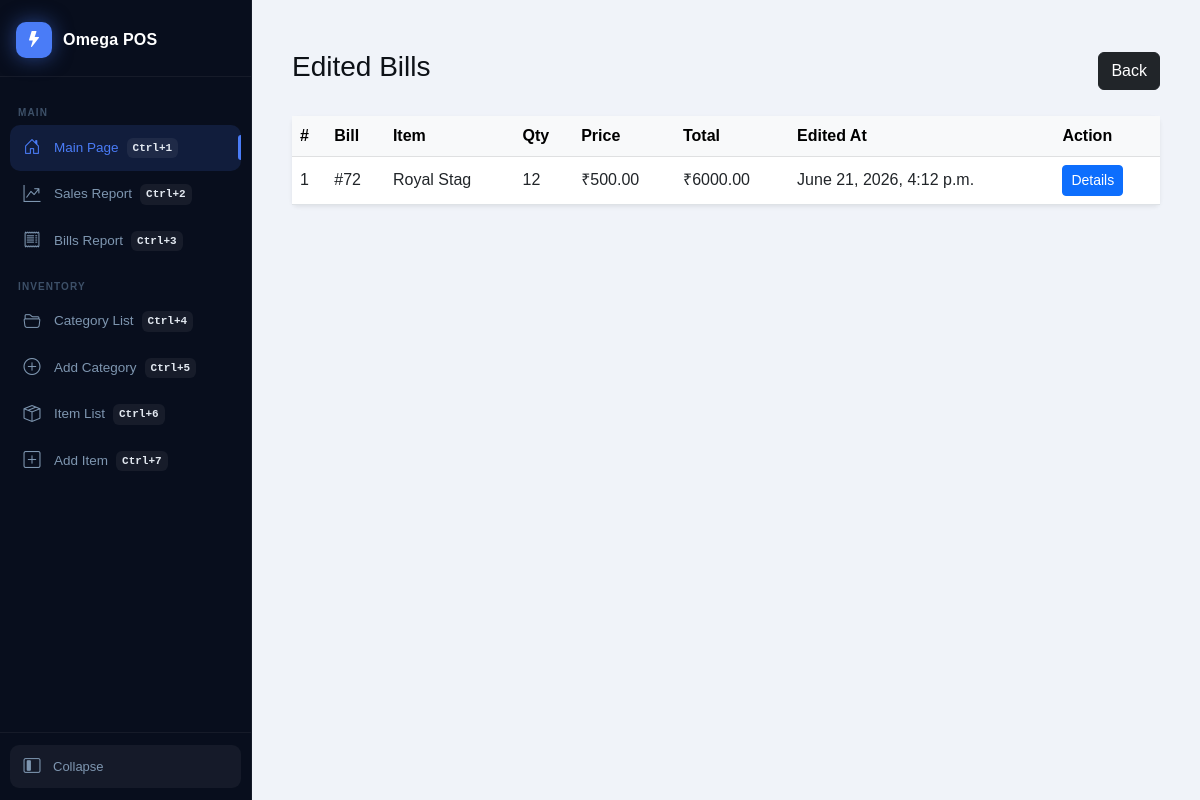
/edited-bills/, run on the app's committed database.
### billing/models.py (models this page shows, shortened)
class Item(models.Model):
    name = models.CharField(max_length=100)
    category = models.ForeignKey(
        Category,
        on_delete=models.CASCADE,
        null=True,
        blank=True
    )
    price1 = models.DecimalField(
        max_digits=10,
        decimal_places=2,
        default=0
    )
    price2 = models.DecimalField(
        max_digits=10,
        decimal_places=2,
        default=0
    )
    price3 = models.DecimalField(
        max_digits=10,
        decimal_places=2,
        default=0
    )

class EditedBillHistory(models.Model):
    bill = models.ForeignKey(
        Bill,
        on_delete=models.CASCADE
    )
    item = models.ForeignKey(
        Item,
        on_delete=models.CASCADE
    )
    old_qty = models.IntegerField()
    new_qty = models.IntegerField()
    old_price = models.DecimalField(
        max_digits=10,
        decimal_places=2
    )
    new_price = models.DecimalField(
        max_digits=10,
        decimal_places=2
    )
    edited_at = models.DateTimeField(
        auto_now_add=True
    )

### billing/views.py (the view)
def edited_bills(request):
    history = EditedBillHistory.objects.select_related(
        'bill',
        'item'
    ).order_by(
        '-edited_at'
    )
    data = []
    seen = set()
    for h in history:
        key = (
            h.bill_id,
            h.item_id
        )
        if key in seen:
            continue
        seen.add(key)
        data.append({
            "id": h.bill.id,
            "bill_id": h.bill.id,
            "item_name": h.item.name,
            "qty": h.new_qty,
            "price": h.new_price,
            "total": h.new_qty * h.new_price,
            "edited_at": h.edited_at
        })
    return render(
        request,
        "edited_bills.html",
        {
            "edited_items": data
        }
    )

### billing/templates/edited_bills.html
{% extends 'layouts/base.html' %}
{% block content %}
<div class="container mt-4">
    <div class="d-flex justify-content-between align-items-center mb-4">
        <h3>Edited Bills</h3>
        <a href="/sales-report-page/" class="btn btn-dark">
            Back
        </a>
    </div>
    <div class="card shadow-sm border-0">
        <div class="table-responsive">
            <table class="table table-hover align-middle mb-0">
                <thead class="table-light">
                    <tr>
                        <th>#</th>
                        <th>Bill</th>
                        <th>Item</th>
                        <th>Qty</th>
                        <th>Price</th>
                        <th>Total</th>
                        <th>Edited At</th>
                        <th>Action</th>
                    </tr>
                </thead>
                <tbody>
                    {% for i in edited_items %}
                    <tr>
                        <td>{{ forloop.counter }}</td>
                        <td>
                            #{{ i.bill_id }}
                        </td>
                        <td>
                            {{ i.item_name }}
                        </td>
                        <td>
                            {{ i.qty }}
                        </td>
                        <td>
                            ₹{{ i.price }}
                        </td>
                        <td>
                            ₹{{ i.total }}
                        </td>
                        <td>
                            {{ i.edited_at }}
                        </td>
                        <td>
                            <a href="{% url 'edited_bill_detail' i.id %}"
                            class="btn btn-sm btn-primary">
                                Details
                            </a>
                        </td>
                    </tr>
                    {% empty %}
                    <tr>
                        <td colspan="7" class="text-center py-4">
                            No edited bills found
                        </td>
                    </tr>
                    {% endfor %}
                </tbody>
            </table>
        </div>
    </div>
</div>
{% endblock %}

### billing/templates/layouts/base.html (style rules this page uses)
:root { --bg: #f0f3f9; --sidebar-bg: #080e1d; --sidebar-border: rgba(255,255,255,0.055); --sidebar-hover: rgba(255,255,255,0.06); --accent: #4a7cf7; --accent-soft: rgba(74,124,247,0.14); --text-primary: #0d1117; --text-muted: #6b7280; --text-dim: #94a3b8; --card-bg: #ffffff; --border: #e4e9f2; --sidebar-w: 252px; --sidebar-collapsed-w: 70px; --shortcut-h: 50px; --radius: 14px; --radius-sm: 9px; --shadow-sm: 0 2px 12px rgba(0,0,0,0.06); --shadow-md: 0 6px 28px rgba(0,0,0,0.09); }
*, *::before, *::after { box-sizing: border-box; margin: 0; padding: 0; }
html, body { height: 100%; overflow-x: hidden; }
body { background: var(--bg); font-family: 'Outfit', sans-serif; color: var(--text-primary); }

### data on the page
Item: item_name "Royal Stag"
EditedBillHistory: price "500.00", edited_at "June 21, 2026, 4:12 p.m."

### other printed values
{{ i.bill_id }} "72"
{{ i.qty }} "12"
{{ i.total }} "6000.00"
